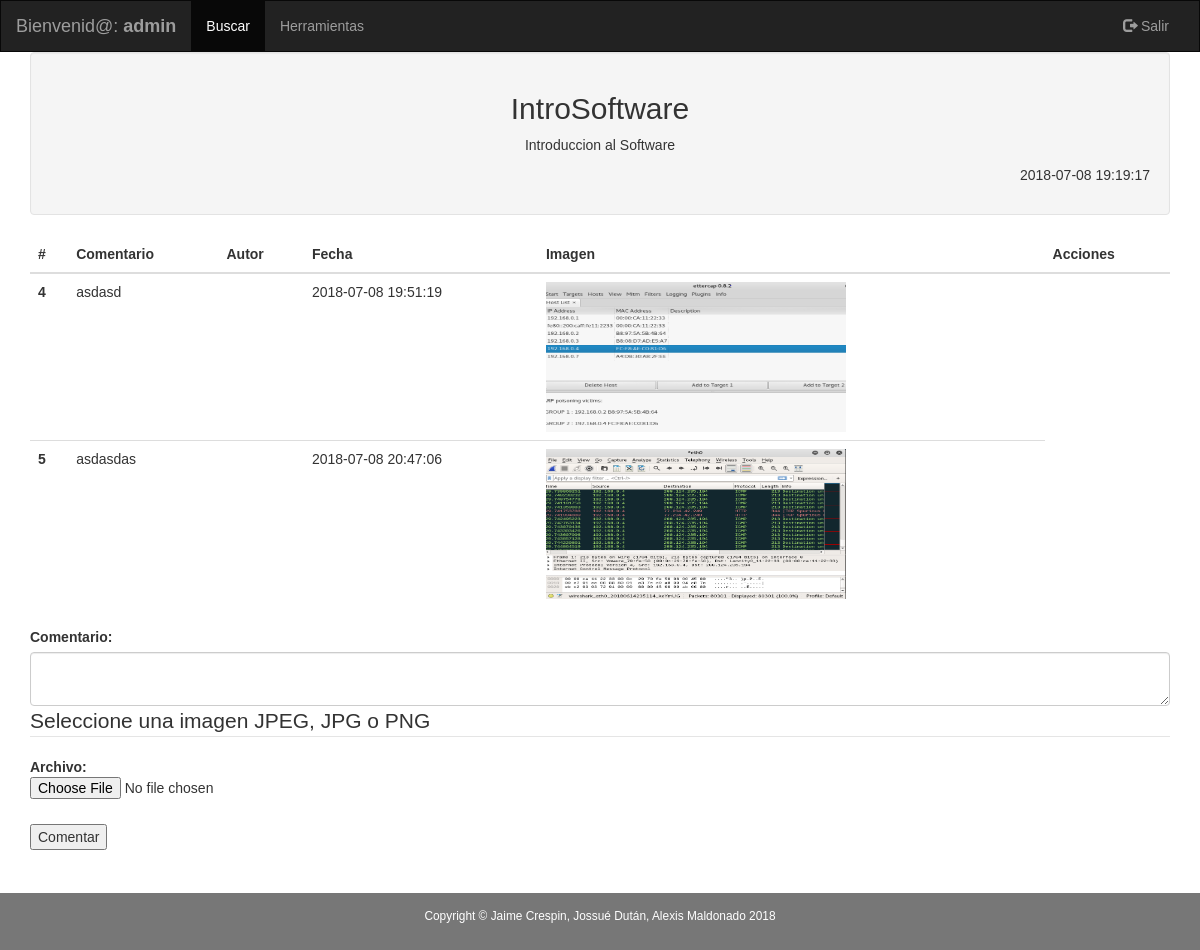
The app's page /aplicacion/modulos_estudiante/est_comentarios.php?id=92 (signed in) with its own data.
### tables this page shows
CREATE TABLE IF NOT EXISTS `objeto_aprendizaje` (
  `idobjeto_aprendizaje` int(11) NOT NULL AUTO_INCREMENT,
  `nombre` varchar(45) DEFAULT NULL,
  `descripcion` varchar(500) DEFAULT NULL,
  `id_usuario` int(11) DEFAULT NULL,
  `institucion` varchar(45) DEFAULT NULL,
  `fechaCreacion` timestamp NOT NULL DEFAULT CURRENT_TIMESTAMP,
  `palabras_clave` varchar(500) DEFAULT NULL,
  `tamanio` varchar(45) DEFAULT NULL,
  `ruta` varchar(45) DEFAULT NULL,
  PRIMARY KEY (`idobjeto_aprendizaje`),
  KEY `fk_objeto_aprendizaje_usuario1_idx` (`id_usuario`)
);

CREATE TABLE IF NOT EXISTS `comentario` (
  `idcomentario` int(11) NOT NULL AUTO_INCREMENT,
  `contenido` varchar(500) DEFAULT NULL,
  `idusuario` int(11) DEFAULT NULL,
  `id_objeto_aprendizaje` int(11) DEFAULT NULL,
  `fechacomentario` timestamp NOT NULL DEFAULT CURRENT_TIMESTAMP ON UPDATE CURRENT_TIMESTAMP,
  `rutaimagen` varchar(100) DEFAULT NULL,
  PRIMARY KEY (`idcomentario`),
  KEY `fk_comentario_usuario1_idx` (`idusuario`),
  KEY `fk_comentario_objeto_aprendizaje1_idx` (`id_objeto_aprendizaje`)
);

### aplicacion/clases_negocio/funciones_oa_estudiante.php (called while the page is built, shortened)
<?php
function obtener_oa_como_arreglo($id_objeto_aprendizaje) {
    $conexion = new Conexion();
    $statement = 'select * from objeto_aprendizaje where idobjeto_aprendizaje=?';
    $consulta = $conexion->prepare($statement);
    $consulta->setFetchMode(PDO::FETCH_ASSOC);
    $consulta->execute([$id_objeto_aprendizaje]);
    if ($consulta->rowCount() != 0) {
        $fila = $consulta->fetch();
    }
    if (isset($fila)) {
        return $fila;
    } else {
        return null;
    }
}
function consultarNombreUsuario($id_usuario){
    $conexion = new Conexion();
    $statement = 'select usuario from usuario where idusuario=?';
    $consulta = $conexion->prepare($statement);
    $consulta->setFetchMode(PDO::FETCH_ASSOC);
    $consulta->execute([$id_usuario]);
    if ($consulta->rowCount() != 0) {
        $fila = $consulta->fetch();
    }
    if (isset($fila)) {
        return $fila;
    } else {
        return null;
    }
}
?>

### aplicacion/modulos_estudiante/est_comentarios.php (the view, shortened to what this page needs)
<!DOCTYPE html PUBLIC "-//W3C//DTD XHTML 1.0 Transitional//EN" "http://www.w3.org/TR/xhtml1/DTD/xhtml1-transitional.dtd">
<html xmlns="http://www.w3.org/1999/xhtml" lang="es">
    <head>
        <link rel="stylesheet" href="../../plugins/bootstrap/css/bootstrap.min.css"></link>
    </head>
    <body>
        <nav class="navbar navbar-inverse">
            <div class="container-fluid">
                <div class="navbar-header">
                    <a class="navbar-brand" href="#">Bienvenid@: <strong><?php echo $_SESSION['usuario'] ?></strong></a>
                </div>
                <div class="collapse navbar-collapse" id="myNavbar">
                    <ul class="nav navbar-nav">
                        <li class="active"><a href="../modulos_estudiante/est_buscar.php">Buscar</a></li>
                        <li><a href="../modulos_estudiante/est_herramientas.php">Herramientas</a></li>
                    </ul>
                    <ul class="nav navbar-nav navbar-right">
                        <li><a href="../../aplicacion/desconectar_sesion.php"><span class="glyphicon glyphicon-log-out"></span> Salir</a></li>
                    </ul>
                </div>
            </div>
        </nav>
        <?php
        require '../clases_negocio/funciones_oa_estudiante.php';
        $id_objeto_aprendizaje = filter_input(INPUT_GET, 'id');
        $objeto_de_aprendizaje = obtener_oa_como_arreglo($id_objeto_aprendizaje);
        ?>
        <div class="container">
            <div class="well text-center">
                <h2><?php echo $objeto_de_aprendizaje['nombre'] ?></h2>
                <p><?php echo $objeto_de_aprendizaje['descripcion'] ?></p>
                <div style="text-align:right">
                    <p><?php echo $objeto_de_aprendizaje['fechaCreacion'] ?></p>
                </div>
            </div>
            <div class="table-responsive-sm">
                <table class="table thead-light">
                    <div class="col-sm-6 col-sm-offset-3">
                        <thead class="th">
                        <tr>
                            <th scope="col">#</th>
                            <th scope="col">Comentario</th>
                            <th scope="col">Autor</th>
                            <th scope="col">Fecha</th>
                            <th scope="col">Imagen</th>
                            <th scope="col">Acciones</th>
                        </tr>
                        </thead>
                        <tbody>
                        <?php
                        $statement = "select * from comentario where id_objeto_aprendizaje=?";
                        $conexion = new Conexion();
                        $consulta = $conexion->prepare($statement);
                        $consulta->setFetchMode(PDO::FETCH_ASSOC);
                        $consulta->execute([$id_objeto_aprendizaje]);
                        if ($consulta->rowCount() != 0) {
                            while ($comentario = $consulta->fetch()) {
                                echo '<tr class="">';
                                echo '<th scope="row text-center">' . $comentario['idcomentario'] . '</th>';
                                echo '<td>' . $comentario['contenido'] . '</td>';
                                $estudiante = obtener_estudiante_como_arreglo(obtener_id_estudiante_con_id_usuario($comentario['idusuario']));
                                echo '<td>' . $estudiante['nombres'] . ' ' . $estudiante['apellidos'] . '</td>';
                                echo '<td>' . $comentario['fechacomentario'] . '</td>';
                                if(($comentario['rutaimagen'])=="../../imagenes/")
                                    {
                                        echo '</tr>';
                                    }else{
                                          echo "<td><a onclick=\"previewImagen('".$comentario['rutaimagen']."');\"><img id='imgId' src='". $comentario['rutaimagen'] . "' width='300' height='150'></a></td>";
                                          echo '</tr>';
                                    }
                            }
                        }
                        ?>
               </tbody>
                    </div>
                </table>
            </div>
            <form action="../modulos_estudiante/est_ejecutar_comentar.php" method="post" enctype="multipart/form-data">
                <div class="form-group">
                    <label for="contenido">Comentario:</label>
                    <textarea type="tex" class="form-control" id="contenido" name="contenido" required></textarea>
                    <fieldset>
                        <legend>Seleccione una imagen JPEG, JPG o PNG</legend>
                        <p><b>Archivo:</b><input type="file" name="file" id= "file"/></p>
                    </fieldset>
                </div>
                <input type="submit" name="submitted" value="Comentar"/>
            </form>
        </div>
        <footer class="label-default container-fluid text-center">
            <p class="copyright small">Copyright &copy; Jaime Crespin, Jossué Dután, Alexis Maldonado 2018</p>
        </footer>
    </body>
</html>

### aplicacion/modulos_estudiante/est_comentarios.php (style rules this page uses)
.navbar { margin-bottom: 0; border-radius: 0; }
html { min-height: 100%; position: relative; }
body { margin:0; margin-bottom: 40px; }
footer { background-color: #555; color: white; padding: 15px; position: absolute; bottom: 0; width: 100%; }
body { font-family: Arial, Helvetica, sans-serif; }

### records on screen
objeto_aprendizaje: nombre "IntroSoftware", descripcion "Introduccion al Software", fechaCreacion "2018-07-08 19:19:17"
comentario: idcomentario "4", contenido "asdasd", fechacomentario "2018-07-08 19:51:19", rutaimagen (picture)
comentario: idcomentario "5", contenido "asdasdas", fechacomentario "2018-07-08 20:47:06", rutaimagen (picture)

### other values on screen
$_SESSION['usuario'] "admin"
